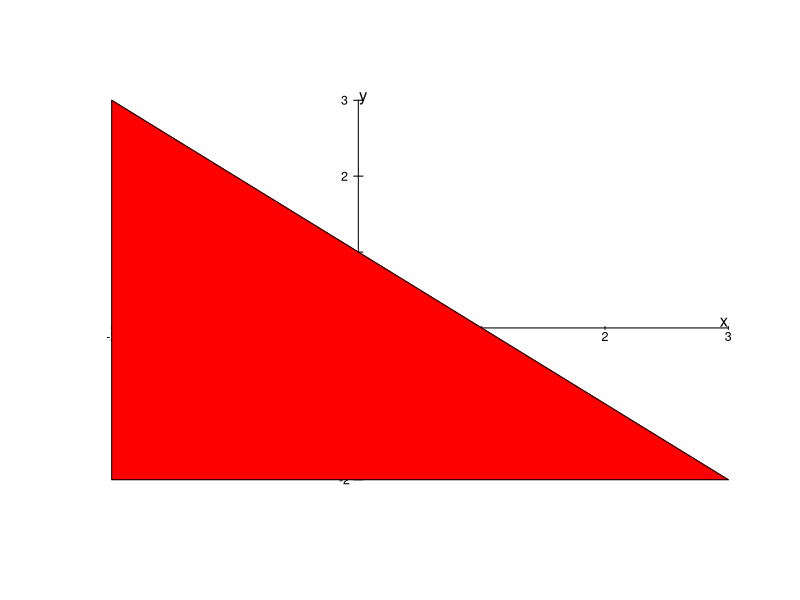

Write R code to recreate this figure.
## ---- chunk 1
knitr::opts_chunk$set(echo = TRUE)
## ---- chunk 2
xmin=-2
xmax=3
ymin=-2
ymax=3
tolx=0.0075*(xmax-xmin)
toly=0.0075*(ymax-ymin)
quantsx=5
quantsy=5
f = function(x){1-x}
plot(c(xmin-tolx,xmax+tolx,xmin-tolx,xmax+tolx),c(ymin-toly,ymin-toly,ymax+toly,ymax+toly),type="n",xlab="",ylab="",xaxt="n",yaxt="n",axes=FALSE)
x=seq(from=xmin,to=xmax,by=0.01)
#points(x,f(x),type="l")
lines(c(0,0),c(ymin,ymax))
lines(c(xmin,xmax),c(0,0))
text(xmax-tolx,2*tolx,"x")
text(toly,ymax+toly/2,"y")
for (i in 0:(quantsx)){
  lines(rep(xmin+((xmax-xmin)/quantsx)*i,2),c(-0.5*toly,0.5*toly))
  text(xmin+((xmax-xmin)/quantsx)*i,-3*toly,xmin+((xmax-xmin)/quantsx)*i,cex=0.75)}
for (i in 0:(quantsy)){
  lines(c(-tolx,tolx),rep(ymin+((ymax-ymin)/quantsy)*i,2))
  text(-3*tolx,ymin+((ymax-ymin)/quantsy)*i,ymin+((ymax-ymin)/quantsy)*i,cex=0.75)}
x2=seq(from=xmin,to=xmax,by=0.01)
lines(x2,f(x2),col="red")
#for (i in 1:length(x2)){
#  lines(c(x2[i],x2[i]),c(-2,f(x2[i])),lty=1)
#}
polygon(c(xmax,xmin,x2),c(ymin,ymin,f(x2)),col="red")
#for (i in 1:(length(x2)-1)){
#  polygon(c(x2[i],x2[i+1],x2[i+1],x2[i]),c(-2,-2,f(x2[i+1]),f(x2[i])),col="blue")
#}
